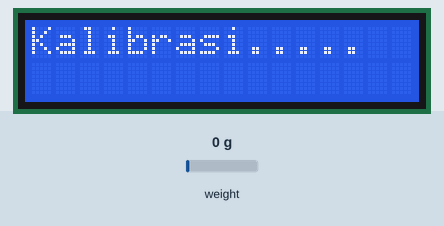
The sketch below on a simulated ESP8266 (NodeMCU). On the bench: 16×2 character LCD. The test bench sets the inputs (shaded band); at power-on: weight on the scale 0 g. WiFi joins after 1.5 s; servers stay silent unless stated.

Above: at 2.2 s.
At 11.5 s:
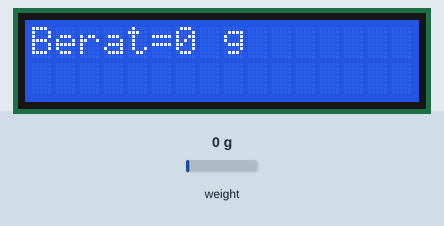
11.6 s: weight on the scale set to 100 g
At 13.0 s:
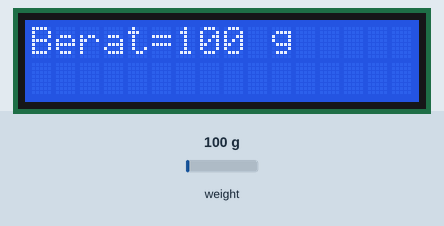
13.4 s: weight on the scale set to 1250 g
At 15.2 s:
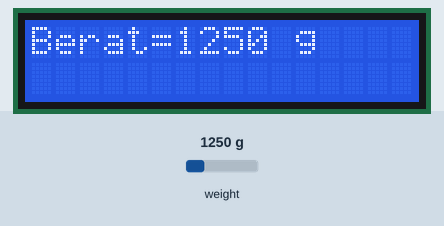
15.5 s: weight on the scale set to 100 g
At 16.5 s:
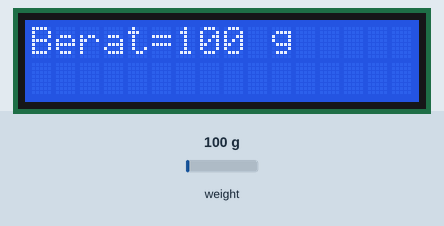
Timing chart, 0 to 18.5 s (numbered marks = the images above; inputs shaded):
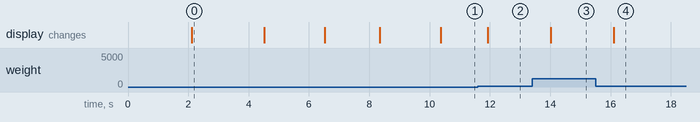

The sketch:

Program_Wireless_Weighing_dg_Loadcell_dan_Android.ino
```cpp
/***************************************
 * Project Wireless Weighing dg Loadcell & Android
 * Board  : NodeMCU ESP8266 V3
 * Input  : Loadcell + HX711
 * Output : Android
 * 99 Proyek IoT
 * www.ardutech.com
 ****************************************/
#define BLYNK_PRINT Serial
#include <ESP8266WiFi.h>
#include <BlynkSimpleEsp8266.h>

#include <HX711_ADC.h>
#include <Wire.h>
#include <LiquidCrystal_I2C.h>
//---GANTI SESUAI DENGAN TOKEN BLYNK ANDA
char auth[] = "-htbXm6E3Lizwp915_No7P516Ywa7nrj";//token
//---GANTI SESUAI DENGAN JARINGAN WIFI
//---HOTSPOT ANDA
char ssid[] = "ArdutechWiFi"; // Nama Hotspot/WiFi
char pass[] = "12345678";   //  Password

WidgetLCD LCD(V0);//lcd blynk

LiquidCrystal_I2C lcd(0x27, 16, 2);//lcd i2c

HX711_ADC LoadCell(D3,D4);//(dout, sck)

long t;

void ukurBerat(){
  LoadCell.update();
  if (millis() > t + 500) {
    long i = LoadCell.getData();
    if(i>=0){
      lcd.setCursor(0,0);
      lcd.print("Berat=");
      lcd.print(i);
      lcd.println(" g        ");
      Blynk.virtualWrite(V1,i);//tampil gauge blynk
      t = millis();
    }
  }
}

//==================================
void setup() {
  lcd.begin();
  lcd.backlight();
  lcd.backlight();
  lcd.print("   Timbangan");
  lcd.setCursor(0,1);
  lcd.print("digital Wireless");
  delay(2000);
  lcd.clear();
  lcd.print("Kalibrasi.....");
  float calValue; // calibration value
  calValue = 674.2;  //menyesuaikan dengan sensor loadcell, setiap sensor beda beda
  LoadCell.begin();
  long stabilisingtime = 2000;
  LoadCell.start(stabilisingtime);
  LoadCell.setCalFactor(calValue);
  lcd.setCursor(0,1);
  lcd.print("Sukses");
  delay(2000);
  lcd.clear();
  lcd.print("koneksi WiFi...");
  Serial.begin(115200);
  Blynk.begin(auth, ssid, pass);
  lcd.setCursor(0,1);
  lcd.print("Sukses");
  delay(2000);
  lcd.clear();
  LCD.clear();
  LCD.print(4,0,"Timbangan");
  LCD.print(0,1,"digital Wireless");
}
//=======================================
void loop() {
  Blynk.run();
  ukurBerat();
}
```

Measured:
- after the input at 11.6 s, the display: changes after 0.32 s (image 2)
- after the input at 13.4 s, the display: changes after 0.61 s (image 3)
- after the input at 15.5 s, the display: changes after 0.60 s (image 4)
- what the display in image 0 shows lasts 2.4 s, from 2.1 s to 4.5 s
